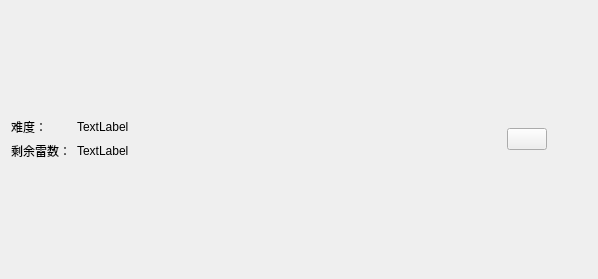
<?xml version="1.0" encoding="UTF-8"?>
<ui version="4.0">
 <class>GameTitle</class>
 <widget class="QWidget" name="GameTitle">
  <property name="geometry">
   <rect>
    <x>0</x>
    <y>0</y>
    <width>598</width>
    <height>279</height>
   </rect>
  </property>
  <property name="windowTitle">
   <string>Form</string>
  </property>
  <layout class="QGridLayout" name="gridLayout_2">
   <item row="0" column="1">
    <spacer name="horizontalSpacer">
     <property name="orientation">
      <enum>Qt::Orientation::Horizontal</enum>
     </property>
     <property name="sizeHint" stdset="0">
      <size>
       <width>404</width>
       <height>20</height>
      </size>
     </property>
    </spacer>
   </item>
   <item row="0" column="2">
    <widget class="QPushButton" name="settingBtn">
     <property name="text">
      <string/>
     </property>
    </widget>
   </item>
   <item row="0" column="0">
    <layout class="QGridLayout" name="gridLayout">
     <item row="0" column="0">
      <widget class="QLabel" name="difficultylabel_2">
       <property name="text">
        <string>难度：</string>
       </property>
      </widget>
     </item>
     <item row="0" column="1">
      <widget class="QLabel" name="difficultylabel">
       <property name="text">
        <string>TextLabel</string>
       </property>
      </widget>
     </item>
     <item row="1" column="0">
      <widget class="QLabel" name="label_3">
       <property name="text">
        <string>剩余雷数：</string>
       </property>
      </widget>
     </item>
     <item row="1" column="1">
      <widget class="QLabel" name="remaininglabel">
       <property name="text">
        <string>TextLabel</string>
       </property>
      </widget>
     </item>
    </layout>
   </item>
   <item row="0" column="3">
    <spacer name="horizontalSpacer_2">
     <property name="orientation">
      <enum>Qt::Orientation::Horizontal</enum>
     </property>
     <property name="sizeType">
      <enum>QSizePolicy::Policy::Fixed</enum>
     </property>
     <property name="sizeHint" stdset="0">
      <size>
       <width>40</width>
       <height>20</height>
      </size>
     </property>
    </spacer>
   </item>
  </layout>
 </widget>
 <resources/>
 <connections/>
</ui>
